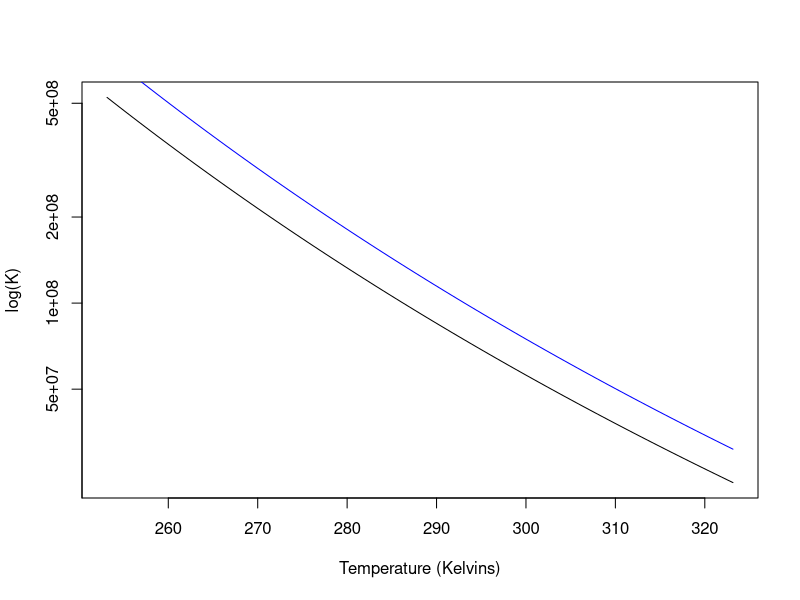
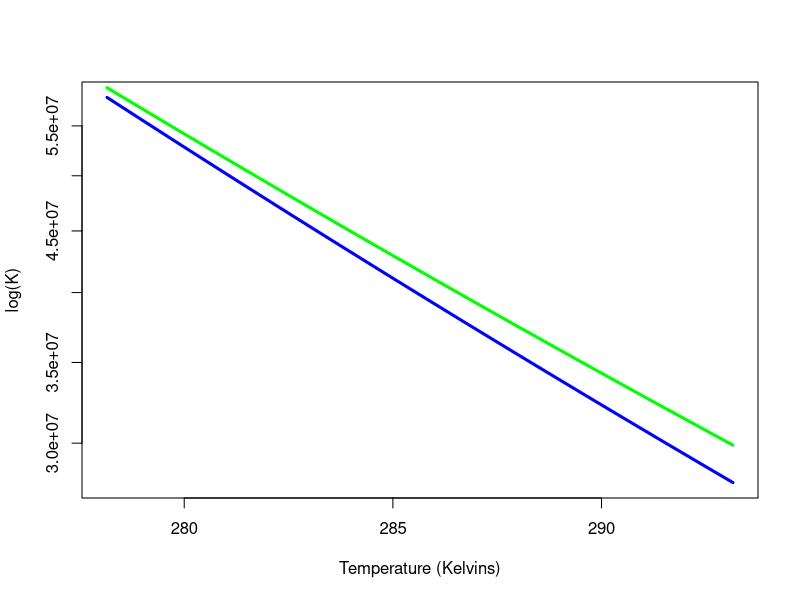
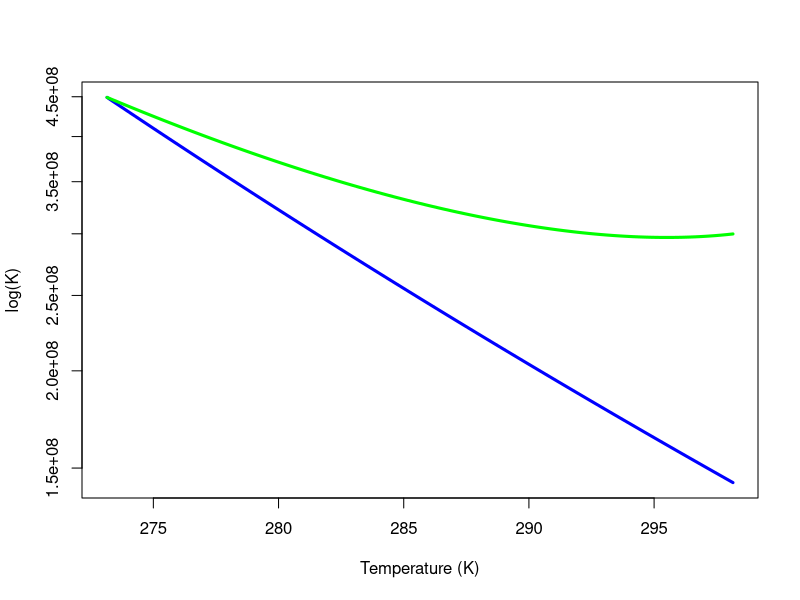

The R script that drew these images, in order: (Note: this script raises an error after producing the figures.)
library(broom)
library(tidyverse)
library(modelr)


KMT2 <- function(k0, m, EM, EP, k, t) k0*(m^(-3/4))*exp((3*EM - 4*EP)/(4*k*t))

## draw K curve with TSR (in black)
curve(KMT2(k0 = 10000, m = 100, EP = -0.32, EM = -0.01, k = 8.62 * 10^(-5), x), from=273.15-20, to=273.15+50, xlab="Temperature (Kelvins)", ylab="log(K)", log = "y")

## now add curve for K without TSR, shown in blue
curve(KMT2(k0 = 10000, m = 100, EP = -0.32, EM = 0, k = 8.62 * 10^(-5), x), from=273.15-20, to=273.15+50, xlab="Temperature (Kelvins)", ylab="log(K)", log = "y", add = TRUE, col = "blue")

## k0 is the ref K
## m is body mass
## s is the percentage change in body mass with each degree increase in temperature
## t is the temperature
## k is boltzman's constant
## EP is the activation energy of photosynthesis





KMT <- function(k0, m, s, EP, k, t) k0*((m + s*(t-273.15))^(-3/4))*exp(-EP/(k*t))




## draw K curve with TSR (in blue)
curve(KMT(k0 = 10000, m = 500, s = 2.5, EP = -0.32, k = 8.62 * 10^(-5), x), from=273.15+5, to=273.15+20, xlab="Temperature (Kelvins)", ylab="log(K)", log = "y", col = "blue", lwd = 3)

## now add curve for K without TSR, shown in green
curve(KMT(k0 = 10000, m = 500, s = 0, EP = -0.32, k = 8.62 * 10^(-5), x), from=273.15+5, to=273.15+20, xlab="Temperature (Kelvins)", ylab="log(K)", log = "y", col = "green", add = TRUE, lwd = 3)



KMT <- function(k0, m, ss, EP, k, t) k0*((m + s*(t - 273.15))^(-3/4))*exp(-EP/(k*t))




## k0 is the ref K
## m is body mass at ref temp
## s is the percentage change in body mass with each degree increase in temperature
## t is the temperature
## k is boltzman's constant
## EP is the activation energy of photosynthesis


KMT <- function(k0, m, s, EP, k, t) k0*((m + ((-s/100)*m)*(t-273.15))^(-3/4))*exp(-EP/(k*t))

## now add curve for K without TSR, shown in blue
curve(KMT(k0 = 100000, m = 1000, s = 0, EP = -0.32, k = 8.62 * 10^(-5), x), from=273.15, to=273.15+25, xlab="Temperature (K)", ylab="log(K)", col = "blue", log = "y", lwd = 3)


## draw K curve with TSR (in green)
curve(KMT(k0 = 100000, m = 1000, s = 2.5, EP = -0.32, k = 8.62 * 10^(-5), x), from=273.15, to=273.15+25,
			xlab="Temperature (K)", ylab="log(K)", col = "green", log = "y", add = TRUE, lwd = 3)

library(tidyverse)

## now with ggplot!

KMT <- function(k0, m, s, EP, k, x) k0*((m + ((-s/100)*m)*(x-273.15))^(-3/4))*exp(-EP/(k*x))

f <- ggplot(data.frame(x = c(275.15, 275.15+25)), aes(x))

f + stat_function(fun= KMT, k0 = 100000, m = 1000, s = 2.5, EP = -0.32, k = 8.62 * 10^(-5))



## try again!


k0 = 100000
m = 1000
s = 0
EP = -0.32
k = 8.62 * 10^(-5)


KMT <- function(x) 6.5*((1000 + ((-2/100)*1000)*(x-273.15))^(-3/4))*exp(0.32/(8.62 * 10^(-5)*x))
KMT2 <- function(x) 6.5*((1000 + ((0/100)*1000)*(x-273.15))^(-3/4))*exp(0.32/(8.62 * 10^(-5)*x))
KMT3 <- function(x) 6.5*((1000 + ((-2.5/100)*1000)*(x-273.15))^(-3/4))*exp(0.32/(8.62 * 10^(-5)*x))

p + stat_function(fun = KMT, color = "blue", size = 2) +  stat_function(fun = KMT2, color = "green", size = 2) + xlim(273.15, 273.15 + 25) + scale_y_continuous(trans = "log") + theme_bw() +
	ylab("log K") + xlab("temperature (kelvins)")


k_obs <- read_csv("data-processed/output_rK_TT_cell_abundance.csv")


k_obs2 <- k_obs %>% 
	separate(ID, into = c("temperature", "replicate")) %>%
	mutate(temperature_kelvin = as.numeric(temperature) + 273.15) %>% 
	filter(K < 10^7)


geom_point(aes(x = temperature_kelvin, y = K), data = k_obs2, size = 3.5, alpha = 0.5) +
### attempt to draw out the predicted curves


KMT <- function(x) 6.5*((1000 + ((-2/100)*1000)*(x-273.15))^(-3/4))*exp(0.32/(8.62 * 10^(-5)*x))
KMT2 <- function(x) 6.5*((1000 + ((0/100)*1000)*(x-273.15))^(-3/4))*exp(0.32/(8.62 * 10^(-5)*x))
KMT3 <- function(x) 6.5*((1000 + ((-2.5/100)*1000)*(x-273.15))^(-3/4))*exp(0.32/(8.62 * 10^(-5)*x))


p <- ggplot(data = data.frame(x = 0), mapping = aes(x = x))

p + geom_point(aes(x = temperature_kelvin, y = K), data = k_obs2, size = 3.5, alpha = 0.5) +
	stat_function(fun = KMT, color = "black", size = 2) +  stat_function(fun = KMT2, color = "cadetblue", size = 2) +
	stat_function(fun = KMT3, color = "green", size = 2) +
	xlim(273.15, 273.15 + 25) +
	scale_y_continuous(trans = "log", breaks = 5) + theme_bw() +
 xlab("temperature (kelvin)") + ylab("ln carrying capacity (K)") +
	theme(text = element_text(size=20))



KMT <- function(x) 7.5*((1000 + ((-2/100)*1000)*(x-278.15))^(-3/4))*exp(0.32/(8.62 * 10^(-5)*x))
KMT2 <- function(x) 7.5*((1000 + ((0/100)*1000)*(x-278.15))^(-3/4))*exp(0.32/(8.62 * 10^(-5)*x))
KMT3 <- function(x) 7.5*((1000 + ((-2.27/100)*1000)*(x-278.15))^(-3/4))*exp(0.32/(8.62 * 10^(-5)*x))


p <- ggplot(data = data.frame(x = 0), mapping = aes(x = x))

p + geom_point(aes(x = temperature_kelvin, y = K), data = k_obs2, size = 0.5, alpha = 0) +
	# stat_function(fun = KMT, color = "grey", size = 2) + 
	stat_function(fun = KMT2, color = "black", size = 3) +
	stat_function(fun = KMT3, color = "grey", size = 3) +
	geom_point(aes(x = temperature_kelvin, y = K), data = k_obs2, size = 6, alpha = 0.5) +
	xlim(273.15 + 5, 273.15 + 25) +
	scale_y_continuous(trans = "log", breaks=seq(8000,30000,10000)) + theme_bw() +
	xlab("temperature (kelvin)") + ylab("ln carrying capacity (K)") +
	theme(text = element_text(size=20)) 
ggsave("figures/k-abundance-w-predictions.png")

kpred <- read_csv("data-processed/k-tsr-pred.csv")

kpred2 <- kpred %>% 
	mutate(inverse_temp = 1/(8.62 * 10^(-5)*kelvin))

tsr <- kpred2 %>% 
	filter(treatment == "with_tsr")

no_tsr <- kpred2 %>% 
	filter(treatment == "without_tsr")

mod <- lm(log(k) ~ inverse_temp, data = tsr)
mod_no_tsr <- lm(log(k) ~ inverse_temp, data = no_tsr)



kpred3 <- kpred2 %>% 
	add_predictions(mod, var = "pred") 
kpred4 <- kpred2 %>% 
	add_predictions(mod_no_tsr, var = "pred") 

k_obs_3 <- k_obs2 %>%
	mutate(temperature = as.numeric(temperature)) %>% 
	filter(temperature < 26) %>% 
	mutate(inverse_temp = 1/(8.62 * 10^(-5)*temperature_kelvin))

ggplot() + 
	geom_point(aes(x = temperature_kelvin, y = log(K)), data = k_obs_3, size = 4, alpha = 0.5) +
	geom_line(aes(x = kelvin, y = pred-9.5), data = kpred3, color = "black", size = 2) +
	geom_line(aes(x = kelvin, y = pred-9.5), data = kpred4, color = "cadetblue", size = 2) +
	xlim(273.15, 273.15 + 25) + theme_bw() + xlab("temperature (kelvin)") + ylab("ln carrying capacity (K)") +
	theme(text = element_text(size=20))


ggplot() + 
	geom_point(aes(x = inverse_temp, y = log(K)), data = k_obs_3, size = 4, alpha = 0.5) +
	# geom_line(aes(x = inverse_temp, y = pred-9.5), data = kpred3, color = "black", size = 2) +
	geom_line(aes(x = inverse_temp, y = pred-9.5), data = kpred4, color = "cadetblue", size = 2) +
	theme_bw() + xlab("temperature (1/kT)") + ylab("ln carrying capacity (K)") +
	theme(text = element_text(size=20)) + 
	scale_x_reverse(limits = c(42, 38.75))


ggplot() + 
	geom_point(aes(x = inverse_temp, y = log(K)), data = k_obs_3, size = 4, alpha = 0.5) +
	geom_smooth(method = "lm") + 
	# # geom_line(aes(x = inverse_temp, y = pred-9.5), data = kpred3, color = "black", size = 2) +
	# geom_line(aes(x = inverse_temp, y = pred-9.5), data = kpred4, color = "cadetblue", size = 2) +
	theme_bw() + xlab("temperature (1/kT)") + ylab("ln carrying capacity (K)") +
	theme(text = element_text(size=20))
	# scale_x_reverse(limits = c(42, 38.75))

## prediction line
ggplot() + 
	ggplot(aes(x = inverse_temp, y = log(K))) + geom_point(size = 6, alpha = 0.5) +geom_smooth(method = "lm", color = "black", size = 3) +
	geom_line(aes(x = inverse_temp, y = pred-9.52), data = kpred4, color = "cadetblue", size = 3) +
	# geom_line(aes(x = inverse_temp, y = pred-9.55), data = kpred3, color = "red", size = 3)+
	scale_x_reverse(limits = c(42, 38.75)) +
	theme_bw() + xlab("temperature (1/kT)") + ylab("ln carrying capacity (K)") +
	theme(text = element_text(size=20))
ggsave("figures/k-temp-prediction-line.pdf")

## now with data

ggplot(aes(x = inverse_temp, y = log(K)), data = k_obs_3, size = 4, alpha = 0.5) + geom_point(size = 6, alpha = 0.5)+
	geom_smooth(method = "lm", color = "black", size = 3) + 
	geom_line(aes(x = inverse_temp, y = pred-9.52), data = kpred4, color = "cadetblue", size = 3) +
	# geom_line(aes(x = inverse_temp, y = pred-9.55), data = kpred3, color = "red", size = 3)+
	scale_x_reverse(limits = c(42, 38.75)) +
	theme_bw() + xlab("temperature (1/kT)") + ylab("ln carrying capacity (K)") +
	theme(text = element_text(size=20))
ggsave("figures/k-temp-prediction-line-with-data.pdf")


## now with new prediction (Figure 2 in paper)

ggplot(aes(x = inverse_temp, y = log(K)), data = k_obs_3, size = 4, alpha = 0.5) + geom_point(size = 4, alpha = 0.7)+
	geom_smooth(method = "lm", color = "black", size = 0.5) + 
	geom_line(aes(x = inverse_temp, y = pred-9.52), data = kpred4, color = "black", size = 1, linetype = "dotted") +
	geom_line(aes(x = inverse_temp, y = pred-9.55), data = kpred3, color = "black", size = 1.5)+
	scale_x_reverse(limits = c(42, 38.75)) +
	theme_bw() + xlab("Temperature (1/kT)") + ylab("ln carrying capacity (K)") +
	theme(panel.grid.major = element_blank(), panel.grid.minor = element_blank(),
				panel.background = element_blank(), axis.line = element_line(colour = "black")) +
	theme(text = element_text(size=16, family = "Helvetica")) +
	annotate("text", x = 41, y = 10.35, label = "prediction incorporating the \n temperature-size rule", size = 5) +
	annotate("segment", x = 41.75, xend = 41.85, y = 10.34, yend = 10.27, colour="black", size=0.5, arrow = arrow(angle = 15, type = "closed", length = unit(0.03, "npc"))) +
	annotate("text", x = 40.4, y = 9.4, label = "prediction with temperature \n independent body size", size = 5) +
	annotate("segment", x = 39.65, xend = 39.4, y = 9.38, yend = 9.38, colour="black", size=0.5, arrow = arrow(angle = 20, type = "closed", length = unit(0.03, "npc"))) 
ggsave("figures/k-temp-prediction-line-with-data-new-pred.pdf")


k_obs_biovolume <- read_csv("data-processed/output_rK_TT.csv")

k_obs2_biovolume <- k_obs_biovolume %>% 
	separate(ID, into = c("temperature", "replicate")) %>%
	mutate(temperature_kelvin = as.numeric(temperature) + 273.15) %>% 
	filter(K < 10^9)

k_obs_3_biovolume <- k_obs2_biovolume %>%
	mutate(temperature = as.numeric(temperature)) %>% 
	filter(temperature < 26) %>% 
	mutate(inverse_temp = 1/(8.62 * 10^(-5)*temperature_kelvin))

### now biovolume
ggplot(aes(x = inverse_temp, y = log(K)), data = k_obs_3_biovolume, size = 4, alpha = 0.5) + geom_point(size = 6, alpha = 0.5)+
	geom_smooth(method = "lm", color = "black", size = 3) +
	geom_line(aes(x = inverse_temp, y = pred-2.55), data = kpred4, color = "cadetblue", size = 3) +
	scale_x_reverse(limits = c(42, 38.75)) +
	theme_bw() + xlab("temperature (1/kT)") + ylab("ln population biomass(K)") +
	theme(text = element_text(size=20))
ggsave("figures/k-temp-prediction-line-with-biovolume.pdf")

